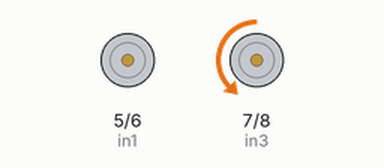
Bench run of a sketch on a simulated Arduino Uno, built with avr-gcc and run on an emulated ATmega328P. On the bench: motor-driver pin pairs drawn as motors (green arrow = first pin HIGH = forward, orange = second pin HIGH = backward, longer = more drive, scaled by the enable pin).

Above: at 1.0 s.
At 3.0 s:
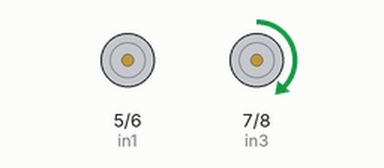
Timing chart, 0 to 5.2 s (numbered marks = the images above):
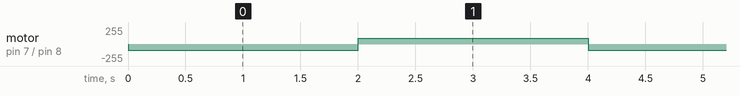

The sketch:

DriveForwardAndBackward.ino
```cpp
#define enA 4
#define in1 5
#define in2 6
#define in3 7
#define in4 8
#define enB 9
//14 Works for PWM and Digital
//15 Works for Digital and PWM
//ENA and ENB cannot be 21, 20, 19, or 18


void setup() {
  pinMode(enA, OUTPUT);
  pinMode(in1, OUTPUT);
  pinMode(in2, OUTPUT);
  pinMode(enB, OUTPUT); //This Works
  pinMode(in3, OUTPUT); //This Works
  pinMode(in4, OUTPUT); //This Works
  // Set initial rotation direction
  //Values >= 65 should allow the robot to move, but above 65 is recommended
  analogWrite(enA, 90);
  analogWrite(enB, 90); //this works
}

void loop() {
  digitalWrite(in1, LOW);
  digitalWrite(in2, HIGH);
  digitalWrite(in3, LOW); //this works
  digitalWrite(in4, HIGH); //this works
  delay(2000);
  digitalWrite(in1, HIGH);
  digitalWrite(in2, LOW);
  digitalWrite(in3, HIGH); //this works
  digitalWrite(in4, LOW); //this works
  delay(2000);
}
```

Measured:
- by itself, motor on pin 7 (in3) / pin 8 (in4): alternates forward 90/255 for 2.0 s and backward 90/255 for 2.0 s
